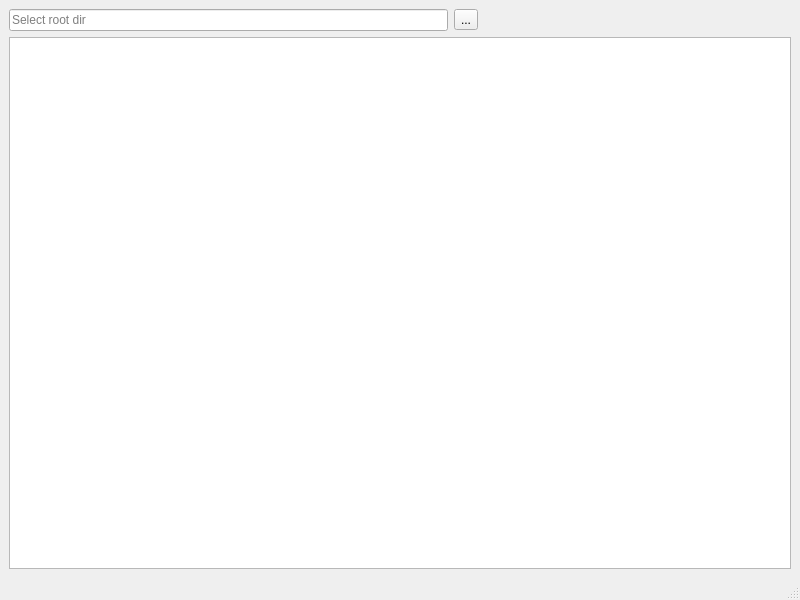
<?xml version="1.0" encoding="UTF-8"?>
<ui version="4.0">
 <class>MainWindow</class>
 <widget class="QMainWindow" name="MainWindow">
  <property name="geometry">
   <rect>
    <x>0</x>
    <y>0</y>
    <width>800</width>
    <height>600</height>
   </rect>
  </property>
  <property name="windowTitle">
   <string>Text/Binary file browser</string>
  </property>
  <property name="toolTip">
   <string>Select root directory</string>
  </property>
  <widget class="QWidget" name="centralwidget">
   <layout class="QVBoxLayout" name="verticalLayout">
    <item>
     <layout class="QHBoxLayout" name="horizontalLayout" stretch="7,0,5">
      <item>
       <widget class="QLineEdit" name="lineEdit">
        <property name="placeholderText">
         <string>Select root dir</string>
        </property>
       </widget>
      </item>
      <item>
       <widget class="QToolButton" name="toolButton">
        <property name="text">
         <string>...</string>
        </property>
       </widget>
      </item>
      <item>
       <spacer name="horizontalSpacer">
        <property name="orientation">
         <enum>Qt::Horizontal</enum>
        </property>
        <property name="sizeHint" stdset="0">
         <size>
          <width>40</width>
          <height>20</height>
         </size>
        </property>
       </spacer>
      </item>
     </layout>
    </item>
    <item>
     <widget class="QTreeView" name="treeView"/>
    </item>
   </layout>
  </widget>
  <widget class="QMenuBar" name="menubar">
   <property name="geometry">
    <rect>
     <x>0</x>
     <y>0</y>
     <width>800</width>
     <height>20</height>
    </rect>
   </property>
  </widget>
  <widget class="QStatusBar" name="statusbar"/>
 </widget>
 <resources/>
 <connections>
  <connection>
   <sender>toolButton</sender>
   <signal>clicked()</signal>
   <receiver>MainWindow</receiver>
   <slot>onDirButtonClicked()</slot>
   <hints>
    <hint type="sourcelabel">
     <x>466</x>
     <y>47</y>
    </hint>
    <hint type="destinationlabel">
     <x>769</x>
     <y>30</y>
    </hint>
   </hints>
  </connection>
  <connection>
   <sender>lineEdit</sender>
   <signal>editingFinished()</signal>
   <receiver>MainWindow</receiver>
   <slot>onTextAccepted()</slot>
   <hints>
    <hint type="sourcelabel">
     <x>375</x>
     <y>42</y>
    </hint>
    <hint type="destinationlabel">
     <x>627</x>
     <y>34</y>
    </hint>
   </hints>
  </connection>
 </connections>
 <slots>
  <slot>onTextAccepted()</slot>
  <slot>onDirButtonClicked()</slot>
 </slots>
</ui>
